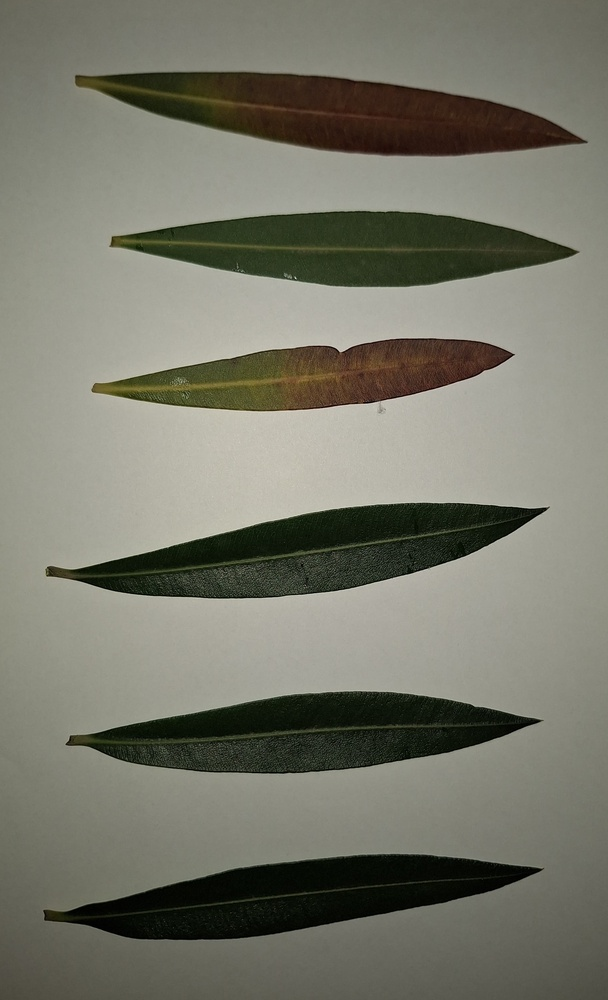
%> input picture oleandro_test.jpg, 608 x 1000 px, shrunk from 2261 x 3721 before the run
$ octave --eval "result = local_vector(imread('oleandro_test.jpg'));"   (GNU Octave 9; MATLAB toolbox functions it lacks are replaced by stand-ins)
%> lines starting %> are read from the running program, lines starting %| are printed output that depends on the picture; in (x1, y1, x2, y2) boxes, pixels count from 0 and x2, y2 are one past the last pixel; in counts of white or black regions, pixels touching at a corner belong together; the program's own positions count from 1
### compute_local_var.m
function img = compute_local_var(im_gray, finestra)
    % Calcolo varianza in una finestra locale
    % con la formula Var(X)=E[X^2]−(E[X])^2

    % Converto img in double
    im_gray = double(im_gray);
    % Crea un filtro di media normalizzato
    media = fspecial('average', finestra);
    % Calcola la media locale
    media_var_locale = imfilter(im_gray(:, :), media, 'same');
    % Calcola la media locale dei quadrati
    media_var_locale_sq = imfilter(im_gray(:, :).^2, media, 'same');
    % Calcola la varianza locale
    varianza_locale = media_var_locale_sq - media_var_locale.^2;

    img = varianza_locale;
end

### compute_local_col.m
function img = compute_local_col(im_rgb, finestra)

    % Calcolo la media del colore nell'intorno
    im_hsv = rgb2hsv(im_rgb);

    % Crea un filtro di media normalizzato
    media = fspecial('average', finestra);
    media_hue = imfilter(im_hsv(:,:,1), media, 'same');

    img = media_hue;

end

### local_vector.m
function img_bin = local_vector(img)

    % Per localizzare le foglie utilizzo un vettore di features
    % composto da:
    % 1. varianza
    % 2. colore medio nell'intorno

    im = im2double(img);
    [righe, colonne, ~] = size(im);
    features_vector = zeros(righe, colonne, 2);

    im_gray = im2gray(im);

    % Calcolo vettore features
    features_vector(:, :, 1) = compute_local_var(im_gray, 31);
    features_vector(:, :,2) = compute_local_col(im, 31);

    % Uso k-means per classificare foglia/non foglia
    features_vector = reshape(features_vector, righe*colonne, 2);
    id = kmeans(features_vector, 2);
    img_fin = reshape(id, righe, colonne);
    img_bin = img_fin > 1;

end
%> in local_vector, `im_gray = im2gray(im);`:
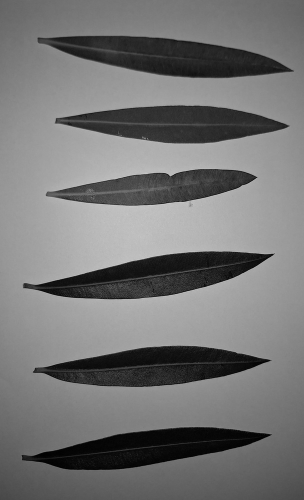
%> im_gray: size 1000x608 double (shown at 1/2 size); min 0, max 0.843, mean 0.461
%> in compute_local_var, `media_var_locale = imfilter(im_gray(:, :), media, 'same');`:
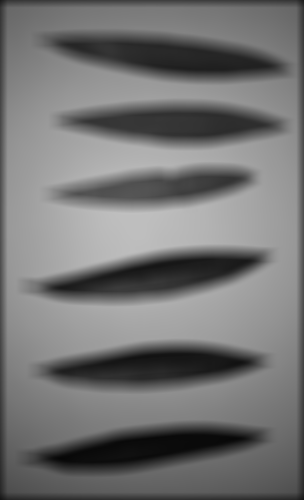
%> media_var_locale: size 1000x608 double (shown at 1/2 size); min 0.0286, max 0.751, mean 0.452
%> in compute_local_var, `media_var_locale_sq = imfilter(im_gray(:, :).^2, media, 'same');`:
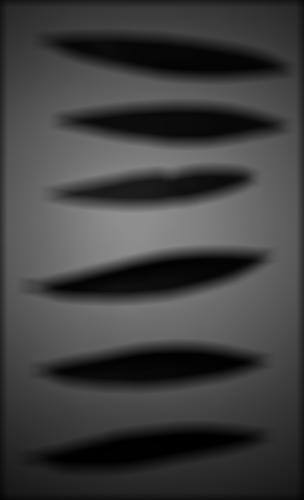
%> media_var_locale_sq: size 1000x608 double (shown at 1/2 size); min 0.00158, max 0.564, mean 0.249
%> in compute_local_var, `varianza_locale = media_var_locale_sq - media_var_locale.^2;`:
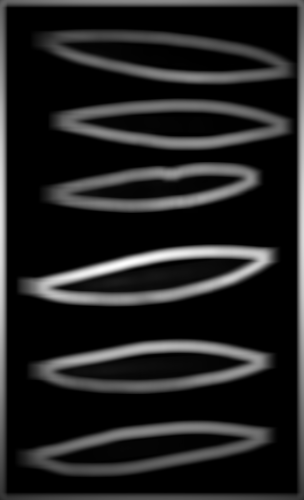
%> varianza_locale: size 1000x608 double (shown at 1/2 size); min 2.16e-05, max 0.102, mean 0.0135; drawn with min black and max white
%> in compute_local_col, `media_hue = imfilter(im_hsv(:,:,1), media, 'same');`:
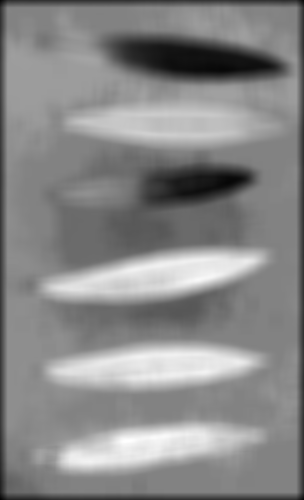
%> media_hue: size 1000x608 double (shown at 1/2 size); min 0.0381, max 0.29, mean 0.172; drawn with min black and max white
%> in local_vector, `img_fin = reshape(id, righe, colonne);`:
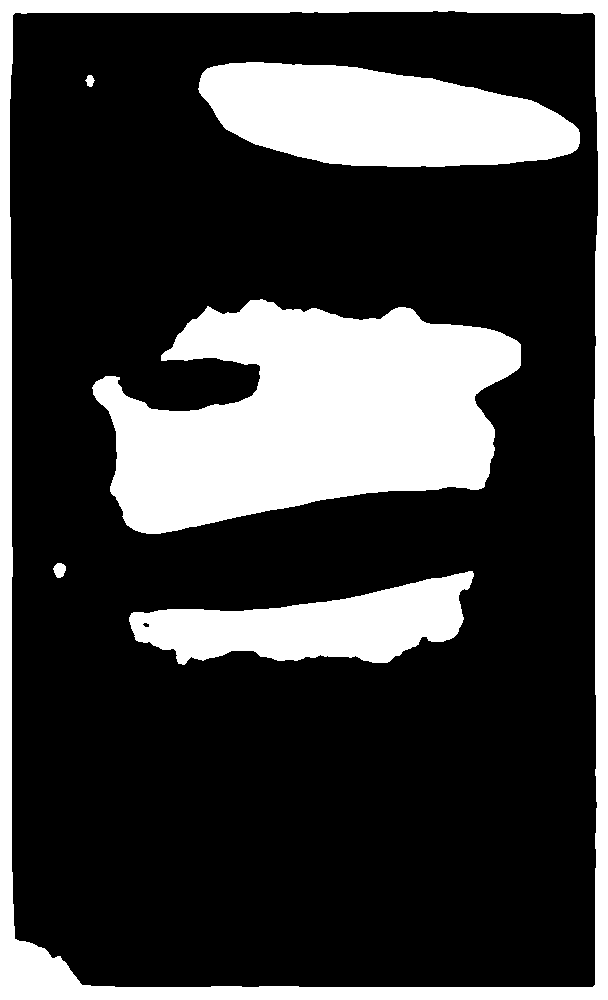
%> img_fin: size 1000x608 double; values 1 (black) and 2 (white), 25.3% white; 6 white regions, box (x1, y1, x2, y2) and area: (92, 299, 521, 534) 64949, (0, 0, 608, 1000) 41874, (198, 62, 580, 167) 29258, (129, 571, 474, 665) 17738, (53, 563, 66, 578) 144, (85, 75, 95, 87) 77

$ run again, on 1.jpg
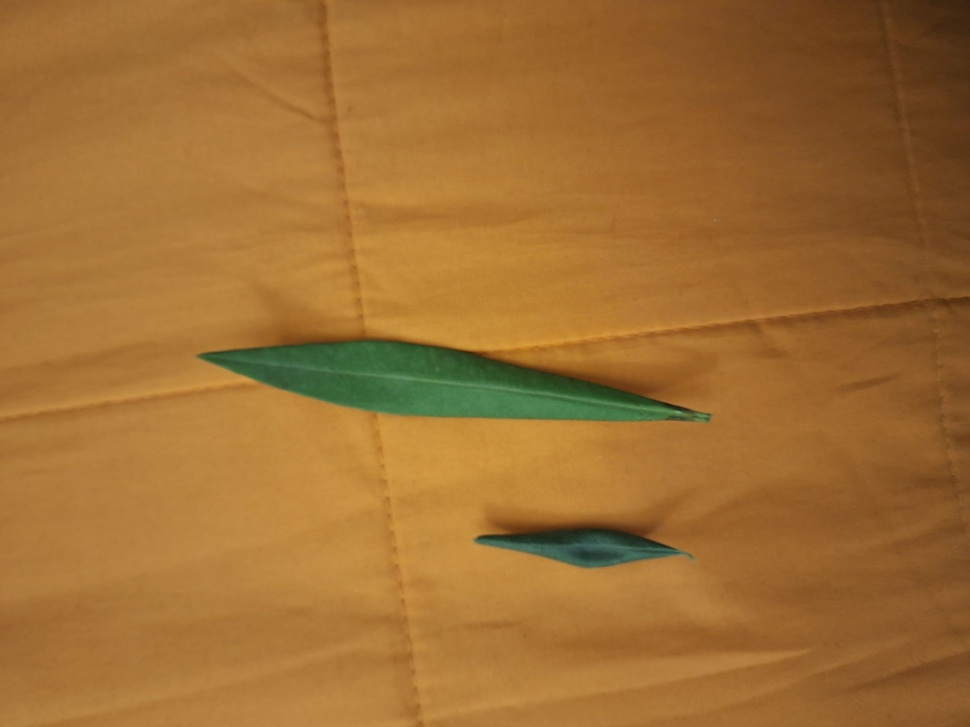
%> input picture 1.jpg, 970 x 727 px, shrunk from 2040 x 1530 before the run
%> im_hsv: size 727x970x3 double; mean H, S, V 0.0975, 0.681, 0.631
%> in compute_local_col, `media_hue = imfilter(im_hsv(:,:,1), media, 'same');`:
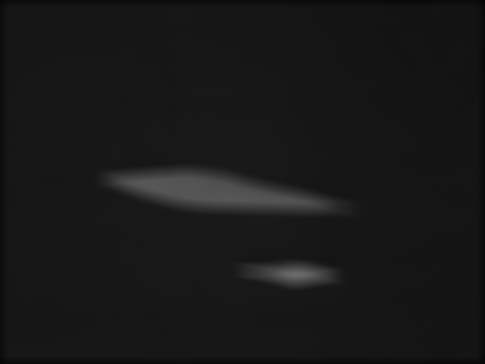
%> media_hue: size 727x970 double (shown at 1/2 size); min 0.0202, max 0.422, mean 0.0959
%> in local_vector, `img_fin = reshape(id, righe, colonne);`:
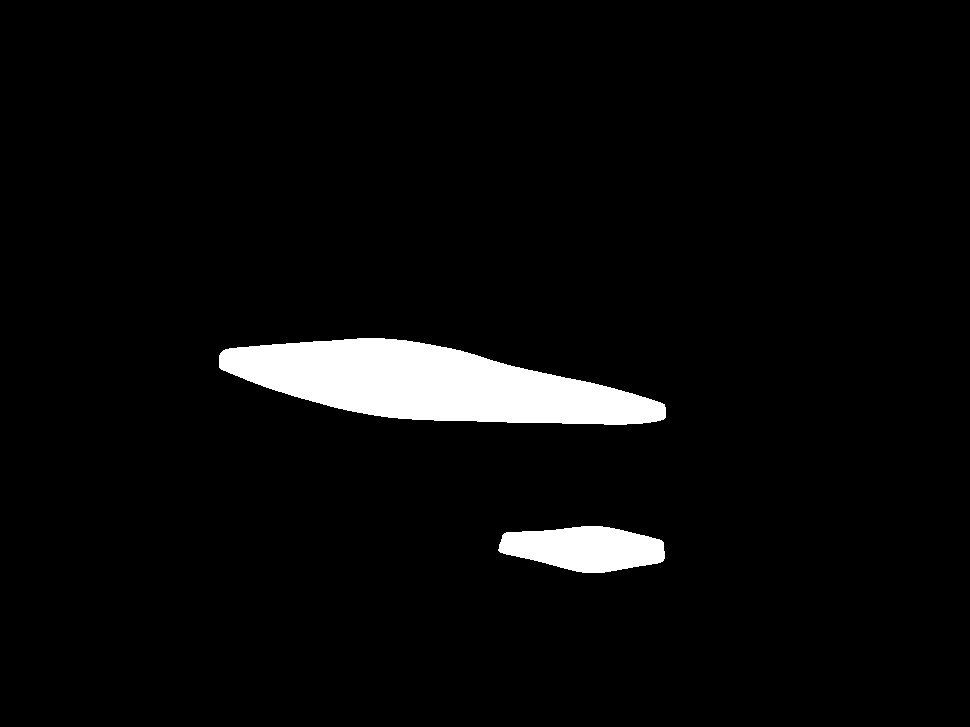
%> img_fin: size 727x970 double; values 1 (black) and 2 (white), 4.2% white; 2 white regions, box (x1, y1, x2, y2) and area: (219, 338, 666, 425) 24208, (498, 526, 665, 573) 5749

$ run again, on 10.jpg
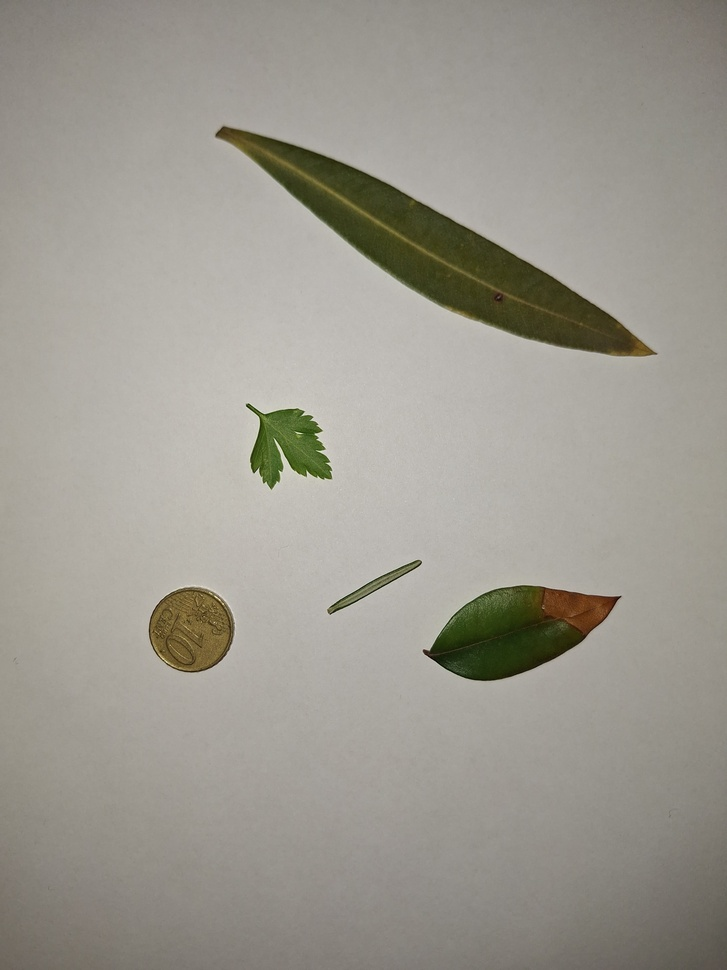
%> input picture 10.jpg, 727 x 970 px, shrunk from 3060 x 4080 before the run
%> im_hsv: size 970x727x3 double; mean H, S, V 0.115, 0.103, 0.613
%> in compute_local_col, `media_hue = imfilter(im_hsv(:,:,1), media, 'same');`:
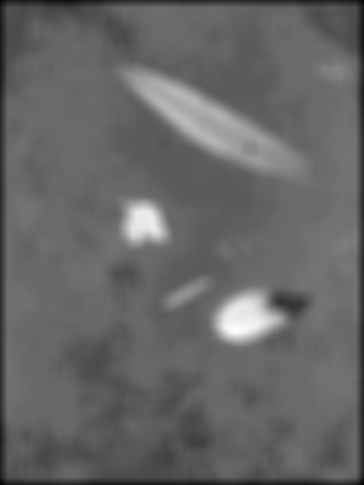
%> media_hue: size 970x727 double (shown at 1/2 size); min 0.0249, max 0.246, mean 0.113; drawn with min black and max white
%> in local_vector, `img_fin = reshape(id, righe, colonne);`:
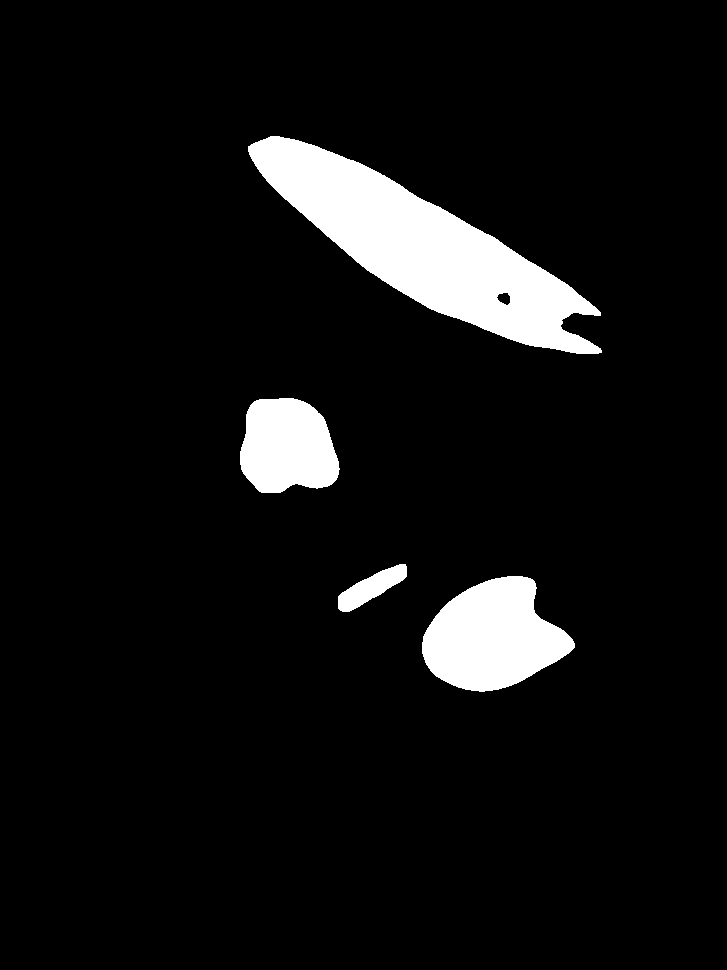
%> img_fin: size 970x727 double; values 1 (black) and 2 (white), 7% white; 4 white regions, box (x1, y1, x2, y2) and area: (248, 136, 602, 354) 28508, (422, 576, 575, 692) 11837, (240, 398, 340, 493) 7553, (338, 564, 407, 612) 1472
